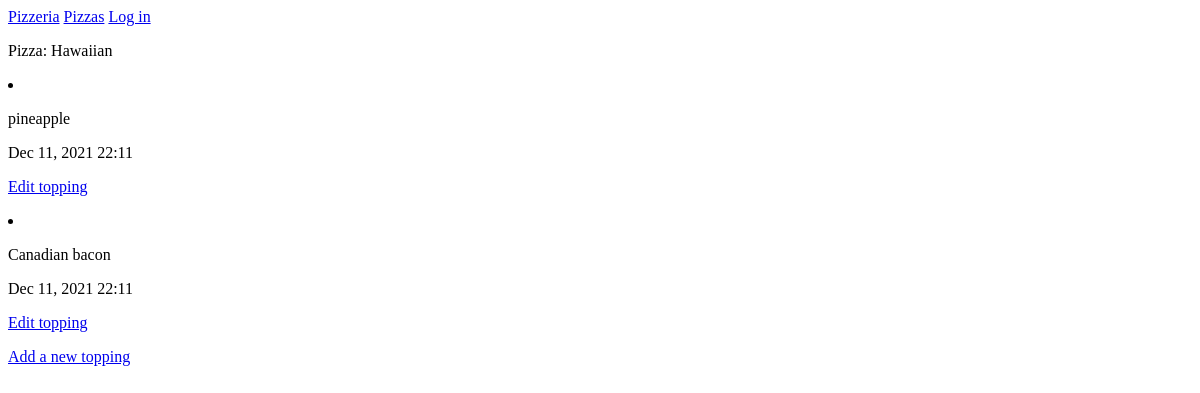
The app's page /pizzas/1/, older data.
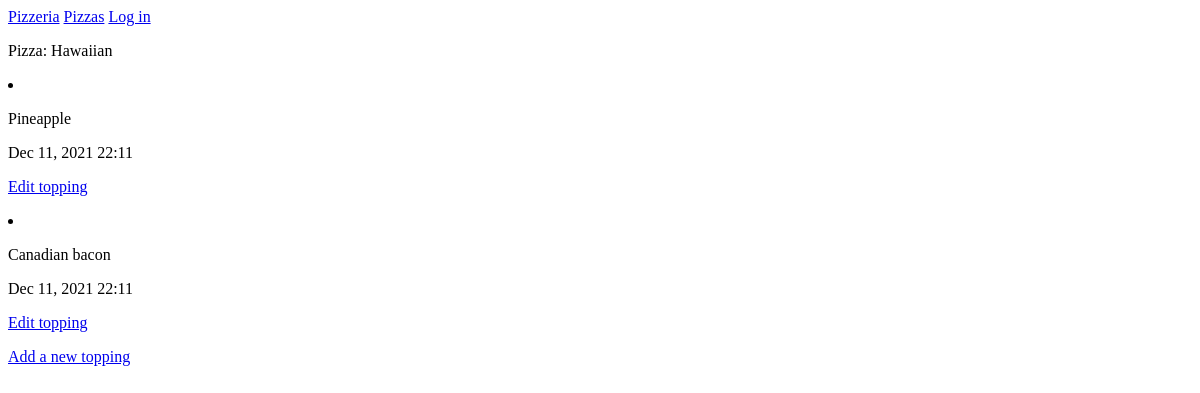
The same page, newer data.
### pizzas/models.py (models this page shows, shortened)
class Topping(models.Model):
    pizza = models.ForeignKey(Pizza, on_delete=models.CASCADE)
    name = models.CharField(max_length=200)
    date_added = models.DateTimeField(auto_now_add=True)
    class Meta:
        verbose_name_plural = "Toppings"

### pizzas/views.py (the view)
# urls.py: path("pizzas/<int:pizza_id>/", views.pizza, name="pizza"),
def pizza(request, pizza_id):
    pizza = Pizza.objects.get(id=pizza_id)
    toppings = pizza.topping_set.all()
    context = {"pizza": pizza, "toppings": toppings}
    return render(request, "pizzas/pizza.html", context)

### pizzas/models.py (called while the page is built)
    def __str__(self):
        return self.name

### pizzas/templates/pizzas/pizza.html
{% extends "pizzas/base.html" %}
{% block content %}
<p>Pizza: {{ pizza }}</p>
{% for t in toppings %}
<li>
    <p>{{ t.name|linebreaks }}</p>
    <p>{{ t.date_added|date:'M d, Y H:i' }}</p>
    <p>
        <a href="{% url 'pizzas:edit_topping' t.id %}">Edit topping</a>
    </p>
</li>
{% empty %}
<li> There are no toppings that have been added to this pizza yet.</li>
{% endfor %}
<p>
    <a href="{% url 'pizzas:new_topping' pizza.id %}">Add a new topping</a>
</p>
{% endblock content %}

Row changes from the older to the newer data that the page shows:
changed Topping: name "pineapple" → "Pineapple"
